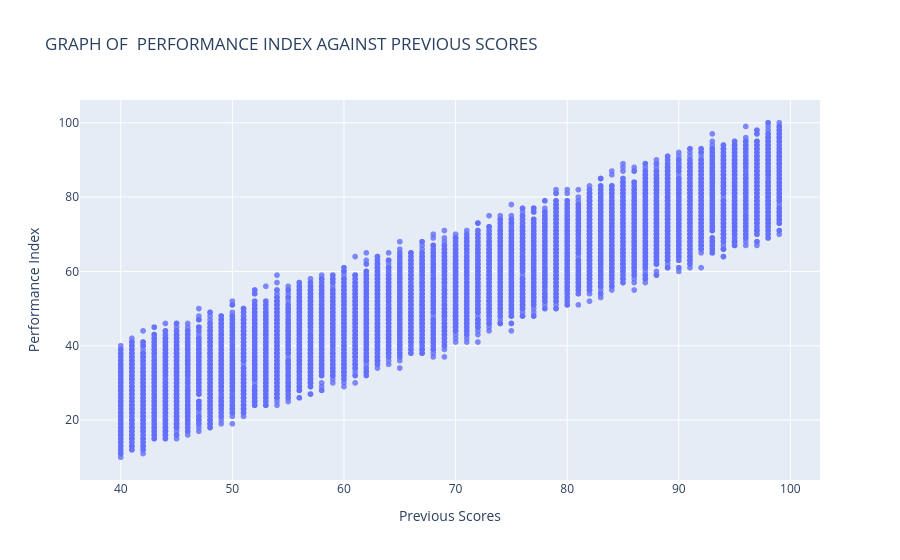

Notebook code for this chart:
### Markdown cell above
PLOTTING THE RELATIONSHIP BETWEEN THE PERFORMANCE INDEX AND THE INPUT FEATURES

Y = a1X1 + a2X2 +.......+anXn + b
where:
   a = slope
   X = corresponding feature
   b = Intercept

Performance Index = (a1 x Previous Scores) +(a2 x Hours Studied)+ (a3 x Sleep Hours)+ (a4 x Sample Question Papers Practiced)+ (a5 x Extracurricular Activities value)+ b

### Code cell
# VISUALIZING THE RELATIONSHIP BETWEEN PREVIOUS SCORES AND THE PERFORMANCE INDEX

fig =px.scatter(
    performance,
    x='Previous Scores',
    y='Performance Index',
    opacity=0.8,
    title=' GRAPH OF  PERFORMANCE INDEX AGAINST PREVIOUS SCORES'
)

# fig.update_layout(bargap=0.5)
fig.show()


sns.scatterplot(x='Previous Scores', y='Performance Index', data=performance, s=8, alpha=0.8)
plt.xlabel('Previous Scores')
plt.ylabel('Performance Index')
plt.title('GRAPH OF PERFORMANCE INDEX AGAINST PREVIOUS SCORES')
plt.show()

### Figure 1 — Plotly figure (JSON) as saved in the notebook; plotly's stock layout.template omitted (floating-point values rounded to 4 significant figures; data arrays with more than 128 entries replaced by an {"elided": "..."} marker saying what was removed)
{"data": [{"hovertemplate": "Previous Scores=%{x}<br>Performance Index=%{y}<extra></extra>", "legendgroup": "", "marker": {"color": "#636efa", "opacity": 0.8, "symbol": "circle"}, "mode": "markers", "name": "", "showlegend": false, "type": "scattergl", "x": {"elided": "9873 int values"}, "xaxis": "x", "y": {"elided": "9873 float values"}, "yaxis": "y"}], "layout": {"legend": {"tracegroupgap": 0}, "title": {"text": " GRAPH OF  PERFORMANCE INDEX AGAINST PREVIOUS SCORES"}, "xaxis": {"anchor": "y", "domain": [0, 1], "title": {"text": "Previous Scores"}}, "yaxis": {"anchor": "x", "domain": [0, 1], "title": {"text": "Performance Index"}}}}
